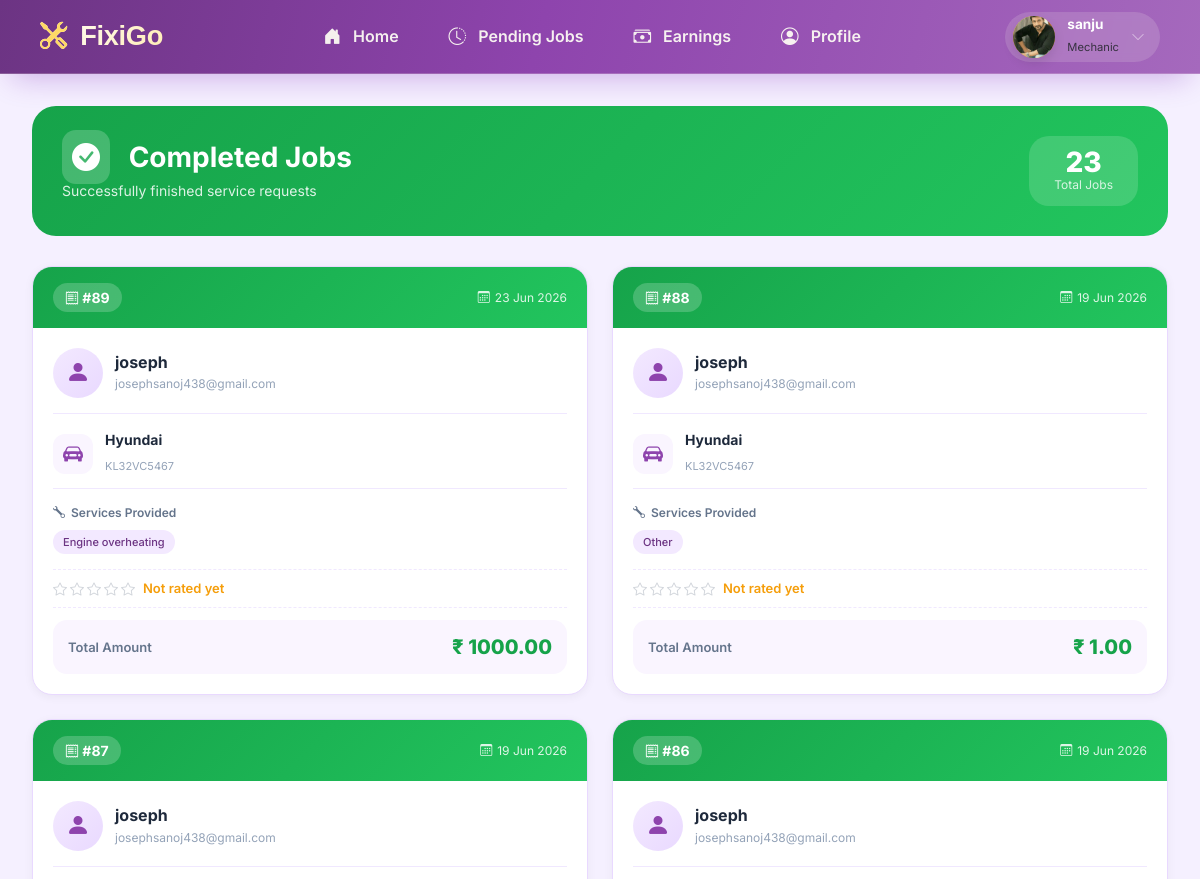
The app's page /mechanic/completed-job/ (signed in, upper part), older data.
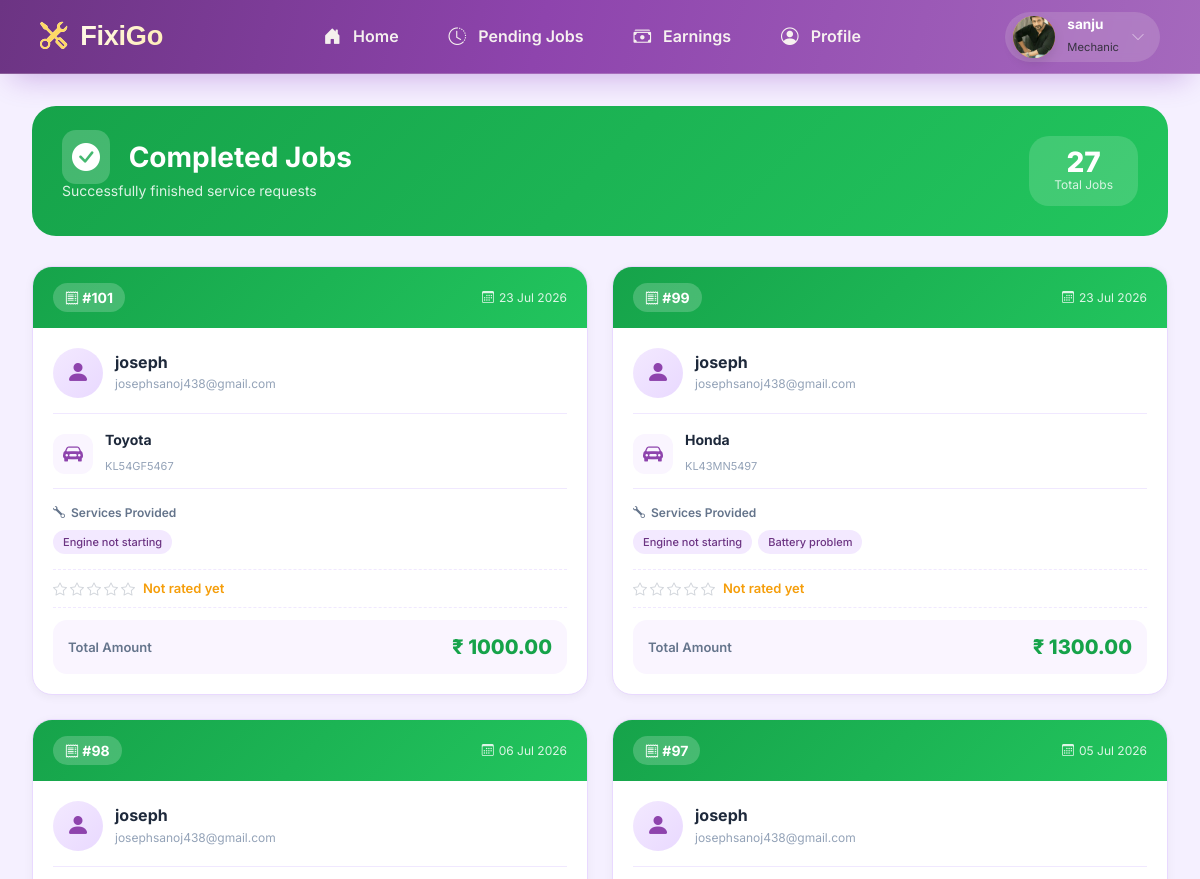
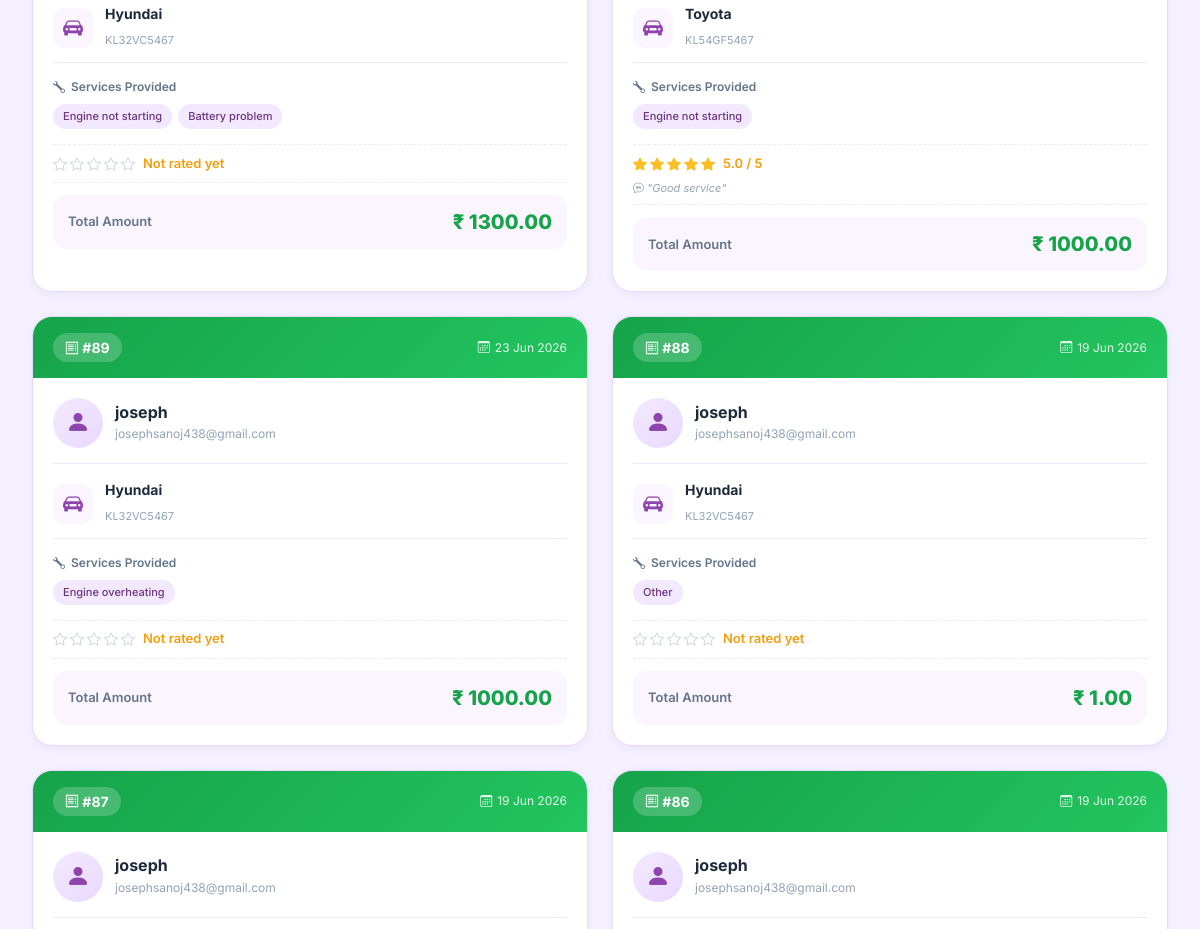
The same page, newer data (2 pictures, top to bottom).
### services/models.py (models this page shows, shortened)
class ServiceBooking(models.Model):
    STATUS_CHOICES = [
        ("Pending", "pending"),
        ("Assigned", "assigned"),
        ("Accepted", "Accepted"),
        ("Rejected", "Rejected"),
        ("In_progress", "In progress"),
        ("Completed", "Completed"),
        ("Cancelled", "cancelled")
    ]
    customer = models.ForeignKey(Customer, on_delete=models.CASCADE)
    vehicle = models.ForeignKey(Vehicle, on_delete=models.CASCADE)
    city = models.ForeignKey(City, on_delete=models.CASCADE)
    complaints = models.ManyToManyField(Complaints)
    location = models.TextField()
    problem_description = models.TextField()
    status = models.CharField(max_length=200, choices=STATUS_CHOICES, default='Pending')
    created_at = models.DateTimeField(auto_now_add=True)
    mechanic = models.ForeignKey(Mechanic, on_delete=models.SET_NULL, blank=True, null=True)
    labour_charge = models.DecimalField(max_digits=10, decimal_places=2, blank=True, null=True)
    total_price = models.DecimalField(max_digits=10, decimal_places=2, blank=True, null=True)
    rejected_mechanics = models.ManyToManyField(Mechanic, blank=True, related_name="rejected_bookings")
    cancel_reason = models.TextField(blank=True, null=True)
    cancelled_by = models.CharField(max_length=20, blank=True, null=True)

class Complaints(models.Model):
    complaint_name = models.CharField(255)
    basic_service_price = models.DecimalField(max_digits=10, decimal_places=2)

class Feedback(models.Model):
    customer = models.ForeignKey('customer.Customer', on_delete=models.CASCADE, related_name='feedback')
    service = models.OneToOneField('services.ServiceBooking', on_delete=models.CASCADE)
    mechanic = models.ForeignKey('mechanic.Mechanic', on_delete=models.CASCADE)
    message = models.TextField(blank=True, null=True)
    rating = models.IntegerField()
    created_at = models.DateTimeField(auto_now_add=True)

### customer/models.py (models this page shows, shortened)
class Customer(models.Model):
    user = models.OneToOneField(User, on_delete=models.CASCADE)
    name = models.CharField(max_length=255)
    number = models.CharField(max_length=15)
    address = models.TextField()
    profile_pic = models.ImageField(upload_to='profile_pic/',null=True, blank=True)
    city = models.ForeignKey('customer.City', on_delete=models.CASCADE)
    is_active = models.BooleanField(default=True)

class Vehicle(models.Model):
    customer = models.ForeignKey('customer.Customer', on_delete=models.CASCADE, related_name="vehicles")
    vehicle_name = models.CharField(max_length=255)
    vehicle_model = models.CharField(max_length=200)
    vehicle_year = models.IntegerField()
    vehicle_number = models.CharField(max_length=30)

### mechanic/views.py (the view)
# urls.py: path('completed-job/', views.completed_jobs_list, name='completed_jobs_list'),
def completed_jobs_list(request):
    mechanic = check_mechanic_access(request)
    if mechanic is None:
        return redirect('login_mechanic')
    jobs = (ServiceBooking.objects.filter(
        mechanic=mechanic,
        status='Completed'
    )
    .select_related('customer', 'vehicle', 'feedback')
    .prefetch_related('complaints')
    .order_by('-id')
    )
    for job in jobs:
        try:
            feedback = job.feedback
            job.average_rating = feedback.rating
            job.review_text = feedback.message
        except Feedback.DoesNotExist:
            job.average_rating = None
            job.review_text = None
    return render(request, 'completed_job_list.html', {
        'mechanic' : mechanic,
        'jobs' : jobs
    })

### customer/context_processors.py (called while the page is built)
def fixigo_data(request):
    try:
        fixigo = Fixigo.objects.latest('id')
    except Fixigo.DoesNotExist:
        fixigo = None
    return {
        'fixigo': fixigo
    }

### mechanic/views.py (called while the page is built)
def check_mechanic_access(request):
    mechanic_id = request.session.get('mechanic_id')
    if not mechanic_id:
        return None
    try:
        mechanic = Mechanic.objects.get(id=mechanic_id)
        if mechanic.is_reject:
            return 'reject'
        if not mechanic.is_valid:
            return 'not_valid'
        return mechanic
    except Mechanic.DoesNotExist:
        return None

### mechanic/templates/completed_job_list.html (shortened to what the changed rows need)
{% extends 'base_mechanic.html' %}
{% load static %}
{% block content %}
<div class="completed-container">
    <div class="modern-header">
        <div class="header-title">
            <h1>
                <i class="bi bi-check-circle-fill"></i>
                Completed Jobs
            </h1>
        </div>
        <div class="header-stats">
            <div class="stat-item">
                <div class="stat-number">{{ jobs|length }}</div>
                <div class="stat-label">Total Jobs</div>
            </div>
        </div>
    </div>
    {% if jobs %}
    <div class="jobs-grid">
        {% for job in jobs %}
        <div class="job-card" onclick="window.location.href='/mechanic/completed-job/{{ job.id }}/'">
            <div class="card-header-green">
                <span class="job-id">
                    <i class="bi bi-receipt"></i> #{{ job.id }}
                </span>
                <span class="job-date">
                    <i class="bi bi-calendar3"></i> {{ job.completed_at|default:job.created_at|date:"d M Y" }}
                </span>
            </div>
            <div class="card-body">
                <div class="customer-row">
                    <div class="customer-avatar">
                        <i class="bi bi-person-fill"></i>
                    </div>
                    <div class="customer-info">
                        <h4>{{ job.customer.name }}</h4>
                        <p>{{ job.customer.user.email|default:"No email" }}</p>
                    </div>
                </div>
                <div class="vehicle-row">
                    <div class="vehicle-icon">
                        <i class="bi bi-car-front-fill"></i>
                    </div>
                    <div class="vehicle-details">
                        <h5>{{ job.vehicle.vehicle_name }}</h5>
                        <span>{{ job.vehicle.vehicle_number }}</span>
                    </div>
                </div>
                <div class="services-section">
                    <div class="services-title">
                        <i class="bi bi-wrench"></i> Services Provided
                    </div>
                    <div class="services-list">
                        {% for complaint in job.complaints.all %}
                        <span class="service-tag">{{ complaint.complaint_name }}</span>
                        {% empty %}
                        <span class="service-tag">No services</span>
                        {% endfor %}
                    </div>
                </div>
                <div class="rating-section">
                    <div class="rating-stars">
                        <div class="stars">
                            {% with rating=job.average_rating|default:0 %}
                                {% for i in "12345" %}
                                    {% if forloop.counter <= rating %}
                                        <i class="bi bi-star-fill star-filled"></i>
                                    {% elif forloop.counter <= rating|add:0.4 %}
                                        <i class="bi bi-star-half star-filled"></i>
                                    {% else %}
                                        <i class="bi bi-star star-empty"></i>
                                    {% endif %}
                                {% endfor %}
                            {% endwith %}
                        </div>
                        <span class="rating-value">
                            {% if job.average_rating %}
                                {{ job.average_rating|floatformat:1 }} / 5
                            {% else %}
                                Not rated yet
                            {% endif %}
                        </span>
                    </div>
                    {% if job.review_text %}
                    <div class="review-text">
                                        <i class="bi bi-chat-quote"></i> "{{ job.review_text|truncatechars:60 }}"
                    </div>
                    {% elif job.feedback_set.all %}
                        {% for feedback in job.feedback_set.all|slice:":1" %}
                            <div class="review-text">
                                <i class="bi bi-chat-quote"></i> "{{ feedback.message|truncatechars:60 }}"
                            </div>
                        {% endfor %}
                    {% endif %}
                </div>
                <div class="amount-row">
                    <span class="amount-label">Total Amount</span>
                    <span class="amount-value">₹ {{ job.total_price }}</span>
                </div>
            </div>
        </div>
        {% endfor %}
    </div>
    {% endif %}
</div>
{% endblock %}

Row changes from the older to the newer data that the page shows:
added ServiceBooking: id "101", completed_at "23 Jul 2026", customer.name "joseph", customer.user.email "josephsanoj438@gmail.com", vehicle.vehicle_name "Toyota", vehicle.vehicle_number "KL54GF5467", shows "Not rated yet", total_price "1000.00"
now on this page (row unchanged): Complaints: complaint_name "Engine not starting"
added ServiceBooking: id "99", completed_at "23 Jul 2026", customer.name "joseph", customer.user.email "josephsanoj438@gmail.com", vehicle.vehicle_name "Honda", vehicle.vehicle_number "KL43MN5497", shows "Not rated yet", total_price "1300.00"
now on this page (row unchanged): Complaints: complaint_name "Battery problem"
added ServiceBooking: id "98", completed_at "06 Jul 2026", customer.name "joseph", customer.user.email "josephsanoj438@gmail.com", vehicle.vehicle_name "Hyundai", vehicle.vehicle_number "KL32VC5467", shows "Not rated yet", total_price "1300.00"
added ServiceBooking: id "97", completed_at "05 Jul 2026", customer.name "joseph", customer.user.email "josephsanoj438@gmail.com", vehicle.vehicle_name "Toyota", vehicle.vehicle_number "KL54GF5467", average_rating "5.0", review_text "Good service", total_price "1000.00"
Text that changed along with them:
{{ jobs|length }}: "23" → "27"
